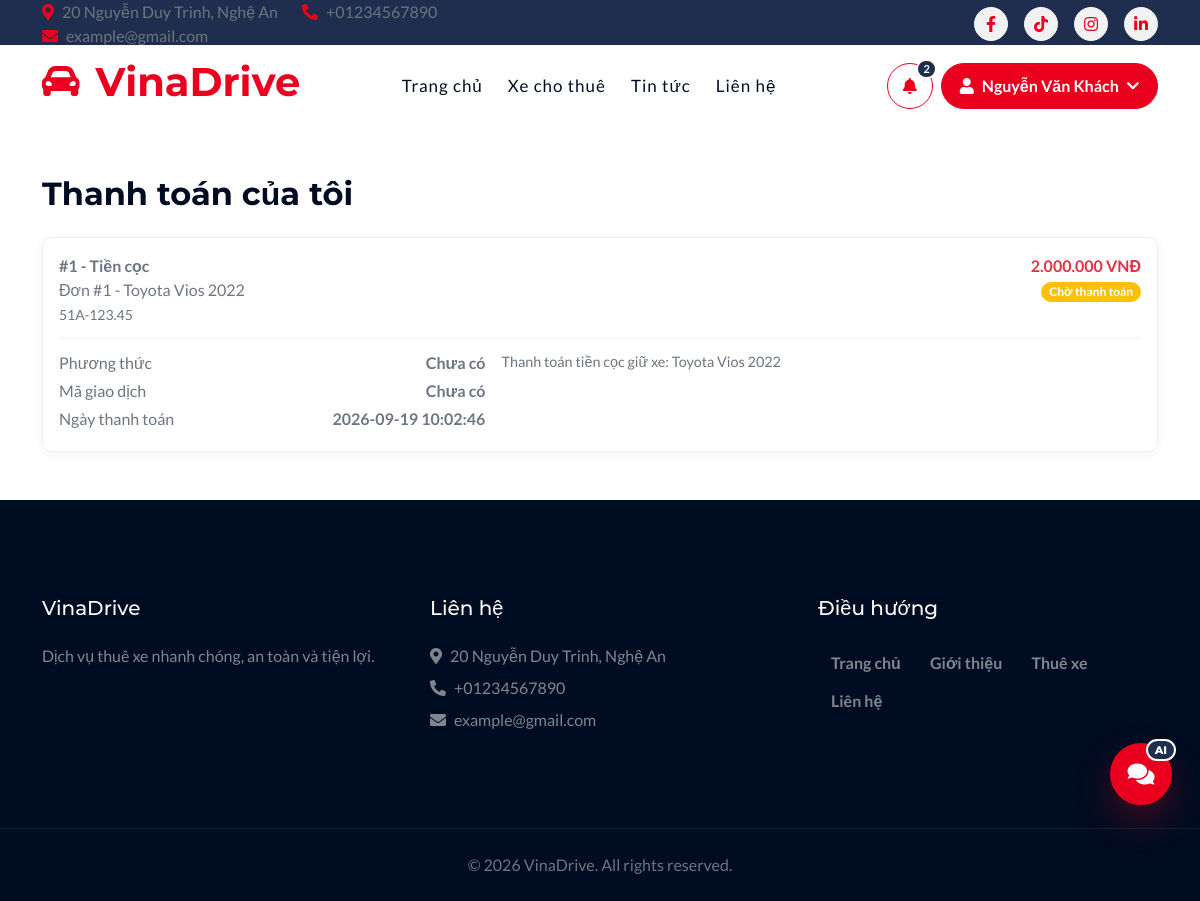
/my-payments (signed in), run on the app's committed database.
### tables this page shows
CREATE TABLE `menus` (
    `MenuID`       INT(11) NOT NULL AUTO_INCREMENT,
    `MenuName`     VARCHAR(100) NOT NULL,
    `URL`          VARCHAR(255) DEFAULT NULL,
    `ParentID`     INT(11) DEFAULT NULL,
    `DisplayOrder` INT(11) DEFAULT 0,
    `IsActive`     TINYINT(1) DEFAULT 1,
    PRIMARY KEY (`MenuID`),
    KEY `ParentID` (`ParentID`),
    CONSTRAINT `fk_menus_parent` FOREIGN KEY (`ParentID`) REFERENCES `menus` (`MenuID`)
);

CREATE TABLE `payments` (
    `PaymentID`       INT(11) NOT NULL AUTO_INCREMENT,
    `BookingID`       INT(11) NOT NULL,
    `Amount`          DECIMAL(12,2) NOT NULL,
    `PaymentMethod`   VARCHAR(50) DEFAULT NULL,
    `TransactionCode` VARCHAR(100) DEFAULT NULL,
    `PaymentDate`     DATETIME DEFAULT CURRENT_TIMESTAMP,
    `Status`          VARCHAR(50) DEFAULT 'Pending',
    `PaymentType`     VARCHAR(50) DEFAULT 'Rental',
    `Note`            VARCHAR(500) DEFAULT NULL,
    PRIMARY KEY (`PaymentID`),
    KEY `BookingID` (`BookingID`),
    CONSTRAINT `fk_payments_booking` FOREIGN KEY (`BookingID`) REFERENCES `bookings` (`BookingID`) ON DELETE CASCADE,
    CONSTRAINT `chk_payments_amount` CHECK (`Amount` >= 0)
);

CREATE TABLE `cars` (
    `CarID`         INT(11) NOT NULL AUTO_INCREMENT,
    `CarName`       VARCHAR(150) NOT NULL,
    `BrandID`       INT(11) NOT NULL,
    `TypeID`        INT(11) NOT NULL,
    `Year`          INT(11) NOT NULL,
    `LicensePlate`  VARCHAR(20) NOT NULL,
    `Color`         VARCHAR(50) DEFAULT NULL,
    `Seats`         INT(11) NOT NULL,
    `Transmission`  VARCHAR(50) DEFAULT NULL,
    `FuelType`      VARCHAR(50) DEFAULT NULL,
    `PricePerDay`   DECIMAL(12,2) NOT NULL,
    `DepositAmount` DECIMAL(12,2) DEFAULT 0.00,
    `Status`        VARCHAR(50) DEFAULT 'Available',
    `Description`   VARCHAR(500) DEFAULT NULL,
    `MainImage`     VARCHAR(255) DEFAULT NULL,
    `FolderName`    VARCHAR(255) DEFAULT NULL,
    `Location`      VARCHAR(255) DEFAULT NULL,
    `Mileage`       INT(11) DEFAULT 0,
    `CreatedAt`     DATETIME DEFAULT CURRENT_TIMESTAMP,
    `UpdatedAt`     DATETIME DEFAULT NULL ON UPDATE CURRENT_TIMESTAMP,
    `PricePerHour`  DECIMAL(12,2) DEFAULT 0.00,
    PRIMARY KEY (`CarID`),
    UNIQUE KEY `LicensePlate` (`LicensePlate`),
    KEY `BrandID` (`BrandID`),
    KEY `TypeID` (`TypeID`),
    CONSTRAINT `fk_cars_brand` FOREIGN KEY (`BrandID`) REFERENCES `brands` (`BrandID`),
    CONSTRAINT `fk_cars_type` FOREIGN KEY (`TypeID`) REFERENCES `cartypes` (`TypeID`),
    CONSTRAINT `chk_cars_year` CHECK (`Year` >= 2000 AND `Year` <= 2100),
    CONSTRAINT `chk_cars_seats` CHECK (`Seats` > 0),
    CONSTRAINT `chk_cars_price` CHECK (`PricePerDay` >= 0),
    CONSTRAINT `chk_cars_deposit` CHECK (`DepositAmount` >= 0),
    CONSTRAINT `chk_cars_mileage` CHECK (`Mileage` >= 0)
);

### app/Views/frontend/pages/my-payments.php (the view, shortened to what the rows shown need)
<?php
function money($value): string
{
    return number_format((float) $value, 0, ',', '.') . ' VNĐ';
}
function paymentStatusText(string $status): string
{
    switch ($status) {
        case 'Pending': return 'Chờ thanh toán';
    }
}
function paymentBadge(string $status): string
{
    switch ($status) {
        case 'Pending': return 'warning';
    }
}
function paymentTypeText(string $type): string
{
    switch ($type) {
        case 'Deposit': return 'Tiền cọc';
    }
}
function paymentMethodText(?string $method): string
{
    switch ($method) {
        default: return $method ?: 'Chưa có';
    }
}
?>
<div class="container py-5">
    <h2 class="fw-bold mb-4">Thanh toán của tôi</h2>
    <?php if (count($payments) <= 0): ?>
        <div class="alert alert-info">Bạn chưa có khoản thanh toán nào.</div>
    <?php else: ?>
        <div class="payment-list">
            <?php foreach ($payments as $row): ?>
                <?php $remainingAmount = max(0, (float) $row['TotalPrice'] - (float) $row['DepositAmount']); ?>
                <div class="payment-item">
                    <div class="payment-head">
                        <div class="payment-title">
                            <strong>#<?= (int) $row['PaymentID'] ?> - <?= paymentTypeText($row['PaymentType']) ?></strong>
                            <span>Đơn #<?= (int) $row['BookingID'] ?> - <?= htmlspecialchars($row['CarName']) ?></span>
                            <small class="text-muted"><?= htmlspecialchars($row['LicensePlate']) ?></small>
                        </div>
                        <div class="payment-amount">
                            <div class="fw-bold text-danger"><?= money($row['Amount']) ?></div>
                            <span class="badge bg-<?= paymentBadge($row['Status']) ?>"><?= paymentStatusText($row['Status']) ?></span>
                        </div>
                    </div>
                    <div class="payment-body">
                        <div>
                            <div class="payment-line"><span>Phương thức</span><strong><?= htmlspecialchars(paymentMethodText($row['PaymentMethod'])) ?></strong></div>
                            <div class="payment-line"><span>Mã giao dịch</span><strong><?= htmlspecialchars($row['TransactionCode'] ?: 'Chưa có') ?></strong></div>
                            <div class="payment-line"><span>Ngày thanh toán</span><strong><?= htmlspecialchars($row['PaymentDate'] ?: 'Chưa có') ?></strong></div>
                        </div>
                        <div>
                            <?php if ($row['PaymentType'] === 'Final'): ?>
                                <div class="payment-line"><span>Tổng thuê</span><strong><?= money($row['TotalPrice']) ?></strong></div>
                                <div class="payment-line"><span>Đã cọc</span><strong><?= money($row['DepositAmount']) ?></strong></div>
                                <div class="payment-line"><span>Còn lại</span><strong><?= money($remainingAmount) ?></strong></div>
                                <div class="payment-line"><span>Tiền phạt</span><strong><?= money($row['TotalPenalty']) ?></strong></div>
                                <div class="payment-note">
                                    Quá giờ: <?= money($row['OvertimeFee']) ?>, hư hỏng: <?= money($row['DamageFee']) ?>,
                                    vệ sinh: <?= money($row['CleaningFee']) ?>, khác: <?= money($row['OtherFee']) ?>.
                                    Lý do: <?= htmlspecialchars($row['PenaltyReason'] ?: 'Không có') ?>
                                </div>
                            <?php else: ?>
                                <div class="payment-note"><?= htmlspecialchars($row['Note'] ?: 'Không có ghi chú') ?></div>
                            <?php endif; ?>
                        </div>
                    </div>
                </div>
            <?php endforeach; ?>
        </div>
    <?php endif; ?>
</div>

### app/Core/Router.php (shortened to what the rows shown need)
<?php
class Router
{
    private array $routes = [];
    public function get(string $path, array $handler): void
    {
        $this->routes['GET'][] = [$path, $handler];
    }
    public function post(string $path, array $handler): void
    {
        $this->routes['POST'][] = [$path, $handler];
    }
    public function dispatch(string $basePath = ''): void
    {
        $method = $_SERVER['REQUEST_METHOD'] ?? 'GET';
        $uri = parse_url($_SERVER['REQUEST_URI'] ?? '/', PHP_URL_PATH);
        if ($basePath !== '' && str_starts_with($uri, $basePath)) {
            $uri = substr($uri, strlen($basePath));
        }
        $uri = '/' . trim($uri, '/');
        foreach ($this->routes[$method] ?? [] as [$routePath, $handler]) {
            $params = $this->match($routePath, $uri);
            if ($params !== null) {
                [$controllerClass, $action] = $handler;
                $controller = new $controllerClass();
                call_user_func_array([$controller, $action], $params);
                return;
            }
        }
    }
    private function match(string $routePath, string $uri): ?array
    {
        $paramNames = [];
        $pattern = preg_replace_callback('/\{(\w+)\}/', function ($m) use (&$paramNames) {
            $paramNames[] = $m[1];
            return '([^/]+)';
        }, $routePath);
        $pattern = '#^' . $pattern . '$#';
        if (preg_match($pattern, $uri, $matches)) {
            array_shift($matches);
            return array_values($matches);
        }
        return null;
    }
}

### app/Views/frontend/layout/main.php (shortened to what the rows shown need)
<?php
$activePage = $activePage ?? '';
$db = Database::connection();
$menuResult = $db->query("
    SELECT MenuID, MenuName, URL, ParentID, DisplayOrder, IsActive
    FROM menus
    WHERE IsActive = 1 AND (ParentID IS NULL OR ParentID = 0)
    ORDER BY DisplayOrder ASC, MenuID ASC
");
$headerNotificationCount = 0;
if (!empty($_SESSION['user_id'])) {
    $headerUserID = (int) $_SESSION['user_id'];
    $stmtHeaderPayments = $db->prepare("
        SELECT COUNT(*) AS total FROM payments p
        INNER JOIN bookings b ON p.BookingID = b.BookingID
        WHERE b.UserID = ? AND p.Status = 'Pending'
    ");
    $stmtHeaderPayments->bind_param('i', $headerUserID);
    $stmtHeaderPayments->execute();
    $pendingPayments = (int) ($stmtHeaderPayments->get_result()->fetch_assoc()['total'] ?? 0);
    if ($pendingPayments > 0) {
        $headerNotificationCount += $pendingPayments;
    }
    $stmtHeaderBookings = $db->prepare("SELECT COUNT(*) AS total FROM bookings WHERE UserID = ? AND Status IN ('Pending', 'Confirmed')");
    $stmtHeaderBookings->bind_param('i', $headerUserID);
    $stmtHeaderBookings->execute();
    $activeBookings = (int) ($stmtHeaderBookings->get_result()->fetch_assoc()['total'] ?? 0);
    if ($activeBookings > 0) {
        $headerNotificationCount += $activeBookings;
    }
}
?>
<!DOCTYPE html>
<html lang="vi">
<head>
    <link rel="stylesheet" href="https://use.fontawesome.com/releases/v5.15.4/css/all.css"/>
    <link href="https://cdn.jsdelivr.net/npm/bootstrap-icons@1.4.1/font/bootstrap-icons.css" rel="stylesheet">
    <link href="/Carrental/public/frontend/lib/animate/animate.min.css" rel="stylesheet">
    <link href="/Carrental/public/frontend/lib/owlcarousel/assets/owl.carousel.min.css" rel="stylesheet">
    <link href="/Carrental/public/frontend/assets/css/bootstrap.min.css" rel="stylesheet">
    <link href="/Carrental/public/frontend/assets/css/style.css?v=8" rel="stylesheet">
</head>
<body>
<div class="container-fluid topbar bg-secondary d-none d-xl-block w-100">
    <div class="container">
        <div class="row gx-0 align-items-center" style="height: 45px;">
            <div class="col-lg-6 text-center text-lg-start mb-lg-0">
                <div class="d-flex flex-wrap">
                    <a href="#" class="text-muted me-4"><i class="fas fa-map-marker-alt text-primary me-2"></i>20 Nguyễn Duy Trinh, Nghệ An</a>
                    <a href="tel:+01234567890" class="text-muted me-4"><i class="fas fa-phone-alt text-primary me-2"></i>+01234567890</a>
                    <a href="mailto:example@gmail.com" class="text-muted me-0"><i class="fas fa-envelope text-primary me-2"></i>example@gmail.com</a>
                </div>
            </div>
            <div class="col-lg-6 text-center text-lg-end">
                <div class="d-flex align-items-center justify-content-end">
                    <a href="#" class="btn btn-light btn-sm-square rounded-circle me-3"><i class="fab fa-facebook-f"></i></a>
                    <a href="#" class="btn btn-light btn-sm-square rounded-circle me-3"><i class="fab fa-tiktok"></i></a>
                    <a href="#" class="btn btn-light btn-sm-square rounded-circle me-3"><i class="fab fa-instagram"></i></a>
                    <a href="#" class="btn btn-light btn-sm-square rounded-circle me-0"><i class="fab fa-linkedin-in"></i></a>
                </div>
            </div>
        </div>
    </div>
</div>
<div class="container-fluid nav-bar sticky-top px-0 px-lg-4 py-2 py-lg-0">
    <div class="container">
        <nav class="navbar navbar-expand-lg navbar-light">
            <a href="/Carrental/" class="navbar-brand p-0">
                <h1 class="display-6 text-primary"><i class="fas fa-car-alt me-3"></i>VinaDrive</h1>
            </a>
            <div class="collapse navbar-collapse" id="navbarCollapse">
                <div class="navbar-nav mx-auto py-0">
                    <?php if ($menuResult && $menuResult->num_rows > 0): ?>
                        <?php while ($menu = $menuResult->fetch_assoc()): ?>
                            <?php
                                $menuName = trim($menu['MenuName'] ?? '');
                                $menuUrl = trim($menu['URL'] ?? '#');
                                $activePageNormalized = strtolower(trim($activePage));
                                $menuNameNormalized = strtolower($menuName);
                                $menuFileNormalized = strtolower(trim(pathinfo($menuUrl, PATHINFO_FILENAME)));
                                $isActive = $activePageNormalized !== '' && ($activePageNormalized === $menuNameNormalized || $activePageNormalized === $menuFileNormalized);
                            ?>
                            <a href="<?= htmlspecialchars($menuUrl) ?>" class="nav-item nav-link <?= $isActive ? 'active' : '' ?>"><?= htmlspecialchars($menuName) ?></a>
                        <?php endwhile; ?>
                    <?php endif; ?>
                </div>
                <div class="d-flex align-items-center gap-2 header-actions">
                    <?php if (!empty($_SESSION['user_id'])): ?>
                        <div class="dropdown notification-menu">
                            <button class="btn btn-outline-primary header-icon-btn position-relative" type="button" data-bs-toggle="dropdown" aria-expanded="false" title="Thong bao">
                                <i class="fas fa-bell"></i>
                                <?php if ($headerNotificationCount > 0): ?>
                                    <span class="header-badge"><?= min($headerNotificationCount, 99) ?></span>
                                <?php endif; ?>
                            </button>
                        </div>
                        <div class="dropdown user-menu">
                            <button class="btn btn-primary header-user-btn" type="button" data-bs-toggle="dropdown" aria-expanded="false">
                                <i class="fas fa-user"></i>
                                <span class="header-user-name"><?= htmlspecialchars($_SESSION['name'] ?? 'Tai khoan') ?></span>
                                <i class="fas fa-chevron-down small"></i>
                            </button>
                        </div>
                    <?php else: ?>
                        <a href="/Carrental/login" class="btn btn-primary rounded-pill py-2 px-4">Đăng nhập</a>
                    <?php endif; ?>
                </div>
            </div>
        </nav>
    </div>
</div>
<?= $content ?>
<div class="container-fluid footer py-5 wow fadeIn" data-wow-delay="0.2s">
    <div class="container py-5">
        <div class="row g-5">
            <div class="col-md-6 col-lg-4">
                <h5 class="text-white mb-4">VinaDrive</h5>
                <p class="text-white-50">Dịch vụ thuê xe nhanh chóng, an toàn và tiện lợi.</p>
            </div>
            <div class="col-md-6 col-lg-4">
                <h5 class="text-white mb-4">Liên hệ</h5>
                <p class="text-white-50 mb-2"><i class="fa fa-map-marker-alt me-2"></i>20 Nguyễn Duy Trinh, Nghệ An</p>
                <p class="text-white-50 mb-2"><i class="fa fa-phone-alt me-2"></i>+01234567890</p>
                <p class="text-white-50 mb-0"><i class="fa fa-envelope me-2"></i>example@gmail.com</p>
            </div>
            <div class="col-md-6 col-lg-4">
                <h5 class="text-white mb-4">Điều hướng</h5>
                <a class="btn btn-link text-white-50" href="/Carrental/">Trang chủ</a>
                <a class="btn btn-link text-white-50" href="/Carrental/about">Giới thiệu</a>
                <a class="btn btn-link text-white-50" href="/Carrental/vehicle">Thuê xe</a>
                <a class="btn btn-link text-white-50" href="/Carrental/contact">Liên hệ</a>
            </div>
        </div>
    </div>
</div>
<div class="container-fluid copyright py-4">
    <div class="container text-center">
        <span>© <?= date('Y') ?> VinaDrive. All rights reserved.</span>
    </div>
</div>
<div class="ai-chat-widget" data-ai-chat>
    <button class="ai-chat-toggle" type="button" aria-label="Mở trợ lý AI" aria-expanded="false">
        <i class="fas fa-comments"></i>
        <span class="ai-chat-notice">AI</span>
    </button>
</div>
</body>
</html>

### data on the page
menus: MenuName "Trang chủ"
menus: MenuName "Xe cho thuê"
menus: MenuName "Tin tức"
menus: MenuName "Liên hệ"
payments: PaymentID "1", PaymentType "Tiền cọc", BookingID "1", cars.CarName "Toyota Vios 2022", cars.LicensePlate "51A-123.45", Amount "2.000.000 VNĐ", Status "Chờ thanh toán", PaymentMethod "Chưa có", TransactionCode "Chưa có", PaymentDate "2026-09-19 10:02:46", Note "Thanh toán tiền cọc giữ xe: Toyota Vios 2022"

### other printed values
min($headerNotificationCount, 99) "2"
